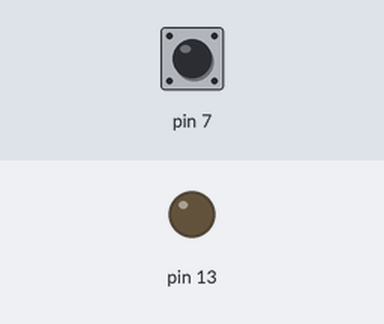
This sketch was run on a simulated Arduino Uno, built with avr-gcc and run on an emulated ATmega328P. On the bench: output pins drawn as LEDs (lit = HIGH). The test bench sets the inputs (shaded band); at power-on: pin 7 HIGH.

Above: at 1.2 s.
1.3 s: pin 7 pulled LOW for 0.15 s
At 1.37 s:
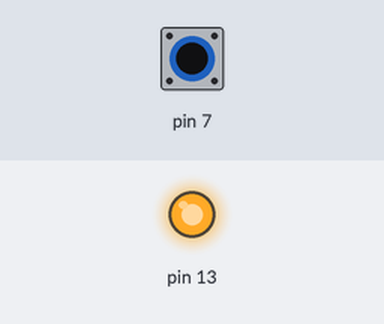
2.9 s: pin 7 pulled LOW for 3.2 s
At 7.1 s:
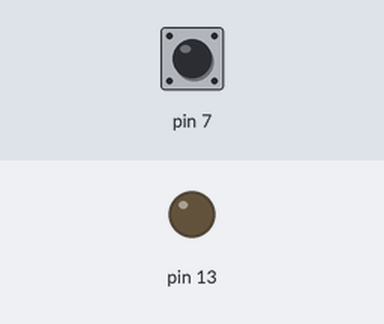
Timing chart, 0 to 8.6 s (numbered marks = the images above; inputs shaded):
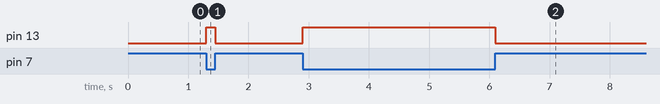

Measured:
- after the input at 1.3 s, pin 13: LOW → HIGH at once, → LOW 0.15 s later
- after the input at 2.9 s, pin 13: LOW → HIGH at once, → LOW 3.2 s later

The sketch:

nutbam.ino
```cpp
void setup() {
  // put your setup code here, to run once:
  pinMode(13, OUTPUT);
  pinMode(7,INPUT_PULLUP);

}

void loop() {
  int nut=digitalRead(7);
  if(nut==HIGH){
    digitalWrite(13,LOW);

  }
  else
    digitalWrite(13,HIGH);

  // put your main code here, to run repeatedly:

}
```
